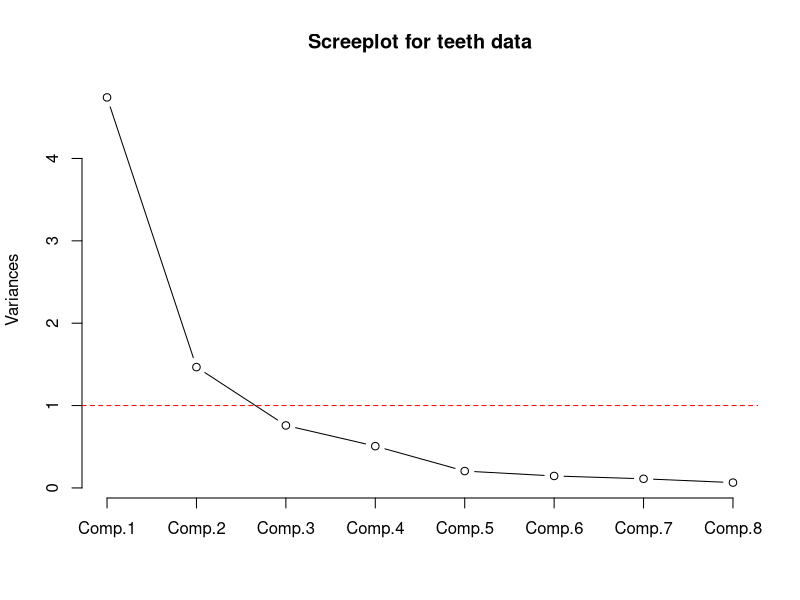
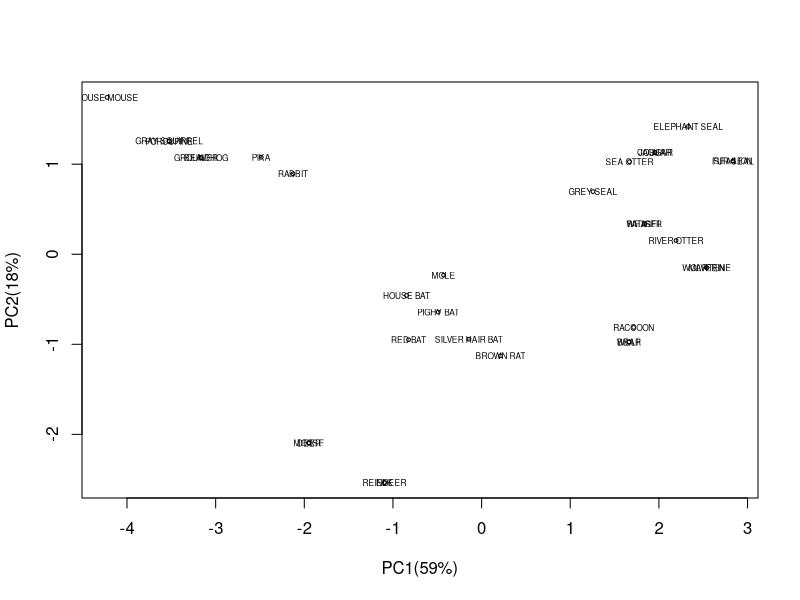

Reproduce these figures in R, in order.
teeth <- read.csv("teeth.csv", header=TRUE)
# teeth
head(teeth)   #print a few observations
teethpc<-teeth[,2:9]   # select just the data to be used   
pc.teeth <- princomp(teethpc, cor=TRUE)
names(pc.teeth)
summary(pc.teeth) 


# do things a bit better
eigenvectors<-pc.teeth$loadings
eigenvalues <- pc.teeth$sdev*pc.teeth$sdev 

# loading is the eigenvector.
pc.teeth$loadings    # note that these are scaled so the sum of squares is 1.0

# not loadings but eigenvectors
eigenvectors #These are the principal components that determine the directions of the new feature space
eigenvalues  # Eigenvalues determine the magnitude
# For more than 1 Principal Component, the score is
cor(teeth[,2:9], pc.teeth$scores)
# make things a bit nicer
round( cor(teeth[,2:9], pc.teeth$scores) , 3)   # round the output
screeplot(pc.teeth,type='l',main='Screeplot for teeth data') #screeplot with dots and lines
abline(1,0,col='red',lty=2) #horizontal line at 1
plot(pc.teeth$scores[,1:2], type='n',xlab="PC1(59%)", ylab="PC2(18%)" )
points(pc.teeth$scores[,1:2],cex=0.5)   # this puts a small point at the center
text(pc.teeth$scores[,1:2],label=teeth[,1], cex=0.5) #add tname to plot	
pc.fit <- prcomp(~  top.incisor +bottom.incisor +   top.cannine +   bot.cannine   +  top.premol +
                   botpremol   +     topmolar  + botmolar,
                 data=teeth,   scale=TRUE     )
eigenvalues <- pc.fit$sdev * pc.fit$sdev
eigenvectors <- pc.fit$rotation
eigenvalues
round(eigenvectors,3)

summary(pc.fit)
library(psych)

#Factor Analysis - Principal Components Method
# Types of rotation... varimax, quartimax, promax, oblimin, simplimax, cluster
pc2 <- principal(teethpc,nfactors = 2,rotate="none")
pc2
